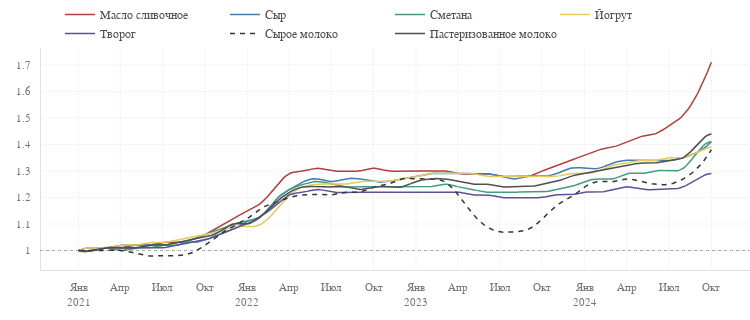

Source (notebook cell):
### Code cell
fig = go.Figure(layout=dict(width=750, height=320))

# масло
fig.add_trace(
    go.Scatter(
        x=smoothed(normalized_by_first(butter).round(2), datetime_index=True).index,
        y=smoothed(normalized_by_first(butter).round(2),  datetime_index=True).values.ravel(),
        mode='lines', line_color=palette_pl[1], hoverinfo='skip',
        name='Масло сливочное'))
fig.add_trace(
    go.Scatter(
        x=normalized_by_first(butter).round(2).index,
        y=normalized_by_first(butter).round(2).values.ravel(),
        marker=dict(opacity=0, size=5),
        mode='markers', line_color=palette_pl[1], showlegend=False,
        name='Масло сливочное'))
# сыр
fig.add_trace(
    go.Scatter(
        x=smoothed(normalized_by_first(cheese).round(2), datetime_index=True).index,
        y=smoothed(normalized_by_first(cheese).round(2),  datetime_index=True).values.ravel(),
        mode='lines', line_color=palette_pl[2], hoverinfo='skip',
        name='Сыр'))
fig.add_trace(
    go.Scatter(
        x=normalized_by_first(cheese).round(2).index,
        y=normalized_by_first(cheese).round(2).values.ravel(),
        marker=dict(opacity=0, size=5),
        mode='markers', line_color=palette_pl[2], showlegend=False,
        name='Сыр'))
# Сметана
fig.add_trace(
    go.Scatter(
        x=smoothed(normalized_by_first(sour_cream).round(2), datetime_index=True).index,
        y=smoothed(normalized_by_first(sour_cream).round(2),  datetime_index=True).values.ravel(),
        mode='lines', line_color=palette_pl[3], hoverinfo='skip',
        name='Сметана'))
fig.add_trace(
    go.Scatter(
        x=normalized_by_first(sour_cream).round(2).index,
        y=normalized_by_first(sour_cream).round(2).values.ravel(),
        marker=dict(opacity=0, size=5),
        mode='markers', line_color=palette_pl[3], showlegend=False,
        name='Сметана'))
# Йогрут
fig.add_trace(
    go.Scatter(
        x=smoothed(normalized_by_first(jogurt).round(2), datetime_index=True).index,
        y=smoothed(normalized_by_first(jogurt).round(2),  datetime_index=True).values.ravel(),
        mode='lines', line_color=palette_pl[4], hoverinfo='skip',
        name='Йогрут'))
fig.add_trace(
    go.Scatter(
        x=normalized_by_first(jogurt).round(2).index,
        y=normalized_by_first(jogurt).round(2).values.ravel(),
        marker=dict(opacity=0, size=5),
        mode='markers', line_color=palette_pl[4], showlegend=False,
        name='Йогрут'))
# Творог
fig.add_trace(
    go.Scatter(
        x=smoothed(normalized_by_first(cottage_cheese).round(2), datetime_index=True).index,
        y=smoothed(normalized_by_first(cottage_cheese).round(2),  datetime_index=True).values.ravel(),
        mode='lines', line_color=palette_pl[7], hoverinfo='skip',
        name='Творог'))
fig.add_trace(
    go.Scatter(
        x=normalized_by_first(cottage_cheese).round(2).index,
        y=normalized_by_first(cottage_cheese).round(2).values.ravel(),
        marker=dict(opacity=0, size=5),
        mode='markers', line_color=palette_pl[7], showlegend=False,
        name='Творог'))
# молоко сырое
fig.add_trace(
    go.Scatter(
        x=smoothed(normalized_by_first(milk_raw).round(2), datetime_index=True).index,
        y=smoothed(normalized_by_first(milk_raw).round(2),  datetime_index=True).values.ravel(),
        mode='lines', line_color=palette_pl[-5], line_dash='5px', hoverinfo='skip',
        name='Сырое молоко'))
fig.add_trace(
    go.Scatter(
        x=normalized_by_first(milk_raw).round(2).index,
        y=normalized_by_first(milk_raw).round(2).values.ravel(),
        marker=dict(opacity=0, size=5),
        mode='markers', line_color=palette_pl[-5], showlegend=False,
        name='Сырое молоко'))
# Пастеризованное молоко
fig.add_trace(
    go.Scatter(
        x=smoothed(normalized_by_first(milk).round(2), datetime_index=True).index,
        y=smoothed(normalized_by_first(milk).round(2),  datetime_index=True).values.ravel(),
        mode='lines', line_color=palette_pl[0], hoverinfo='skip',
        name='Пастеризованное молоко'))
fig.add_trace(
    go.Scatter(
        x=normalized_by_first(milk).round(2).index,
        y=normalized_by_first(milk).round(2).values.ravel(),
        marker=dict(opacity=0, size=5),
        mode='markers', line_color=palette_pl[0], showlegend=False,
        name='Пастеризованное молоко'))

fig.update_xaxes(dtick='M3', tickformat="%b<br>%Y", labelalias=xtickaliases)
fig.update_yaxes(dtick=0.1)
fig.update_layout(legend=dict(entrywidth=100, entrywidthmode='pixels'))

pl_hline(1)

fig.show(config=config)
pl_savefig(figure=fig, name='price-milk-products', path=path_save_img, config=config, fmt='html')

### Figure 1 — Plotly figure (JSON) as saved in the notebook; plotly's stock layout.template omitted (floating-point values rounded to 4 significant figures; data arrays with more than 128 entries replaced by an {"elided": "..."} marker saying what was removed)
{"data": [{"hoverinfo": "skip", "line": {"color": "#AF403D"}, "mode": "lines", "name": "Масло сливочное", "type": "scatter", "x": {"elided": "300 str values"}, "y": {"elided": "300 float values"}}, {"line": {"color": "#AF403D"}, "marker": {"opacity": 0, "size": 5}, "mode": "markers", "name": "Масло сливочное", "showlegend": false, "type": "scatter", "x": ["2021-01-01T00:00:00", "2021-02-01T00:00:00", "2021-03-01T00:00:00", "2021-04-01T00:00:00", "2021-05-01T00:00:00", "2021-06-01T00:00:00", "2021-07-01T00:00:00", "2021-08-01T00:00:00", "2021-09-01T00:00:00", "2021-10-01T00:00:00", "2021-11-01T00:00:00", "2021-12-01T00:00:00", "2022-01-01T00:00:00", "2022-02-01T00:00:00", "2022-03-01T00:00:00", "2022-04-01T00:00:00", "2022-05-01T00:00:00", "2022-06-01T00:00:00", "2022-07-01T00:00:00", "2022-08-01T00:00:00", "2022-09-01T00:00:00", "2022-10-01T00:00:00", "2022-11-01T00:00:00", "2022-12-01T00:00:00", "2023-01-01T00:00:00", "2023-02-01T00:00:00", "2023-03-01T00:00:00", "2023-04-01T00:00:00", "2023-05-01T00:00:00", "2023-06-01T00:00:00", "2023-07-01T00:00:00", "2023-08-01T00:00:00", "2023-09-01T00:00:00", "2023-10-01T00:00:00", "2023-11-01T00:00:00", "2023-12-01T00:00:00", "2024-01-01T00:00:00", "2024-02-01T00:00:00", "2024-03-01T00:00:00", "2024-04-01T00:00:00", "2024-05-01T00:00:00", "2024-06-01T00:00:00", "2024-07-01T00:00:00", "2024-08-01T00:00:00", "2024-09-01T00:00:00", "2024-10-01T00:00:00"], "y": [1, 1, 1.01, 1.01, 1.02, 1.02, 1.03, 1.03, 1.04, 1.06, 1.09, 1.12, 1.15, 1.18, 1.24, 1.29, 1.3, 1.31, 1.3, 1.3, 1.3, 1.31, 1.3, 1.3, 1.3, 1.3, 1.3, 1.29, 1.29, 1.29, 1.28, 1.28, 1.28, 1.3, 1.32, 1.34, 1.36, 1.38, 1.39, 1.41, 1.43, 1.44, 1.47, 1.51, 1.59, 1.71]}, {"hoverinfo": "skip", "line": {"color": "#417CAC"}, "mode": "lines", "name": "Сыр", "type": "scatter", "x": {"elided": "300 str values"}, "y": {"elided": "300 float values"}}, {"line": {"color": "#417CAC"}, "marker": {"opacity": 0, "size": 5}, "mode": "markers", "name": "Сыр", "showlegend": false, "type": "scatter", "x": ["2021-01-01T00:00:00", "2021-02-01T00:00:00", "2021-03-01T00:00:00", "2021-04-01T00:00:00", "2021-05-01T00:00:00", "2021-06-01T00:00:00", "2021-07-01T00:00:00", "2021-08-01T00:00:00", "2021-09-01T00:00:00", "2021-10-01T00:00:00", "2021-11-01T00:00:00", "2021-12-01T00:00:00", "2022-01-01T00:00:00", "2022-02-01T00:00:00", "2022-03-01T00:00:00", "2022-04-01T00:00:00", "2022-05-01T00:00:00", "2022-06-01T00:00:00", "2022-07-01T00:00:00", "2022-08-01T00:00:00", "2022-09-01T00:00:00", "2022-10-01T00:00:00", "2022-11-01T00:00:00", "2022-12-01T00:00:00", "2023-01-01T00:00:00", "2023-02-01T00:00:00", "2023-03-01T00:00:00", "2023-04-01T00:00:00", "2023-05-01T00:00:00", "2023-06-01T00:00:00", "2023-07-01T00:00:00", "2023-08-01T00:00:00", "2023-09-01T00:00:00", "2023-10-01T00:00:00", "2023-11-01T00:00:00", "2023-12-01T00:00:00", "2024-01-01T00:00:00", "2024-02-01T00:00:00", "2024-03-01T00:00:00", "2024-04-01T00:00:00", "2024-05-01T00:00:00", "2024-06-01T00:00:00", "2024-07-01T00:00:00", "2024-08-01T00:00:00", "2024-09-01T00:00:00", "2024-10-01T00:00:00"], "y": [1, 1.01, 1.01, 1.02, 1.02, 1.02, 1.02, 1.03, 1.03, 1.04, 1.06, 1.08, 1.11, 1.13, 1.19, 1.23, 1.26, 1.27, 1.26, 1.27, 1.27, 1.26, 1.26, 1.27, 1.28, 1.29, 1.29, 1.29, 1.29, 1.29, 1.28, 1.27, 1.28, 1.28, 1.29, 1.31, 1.31, 1.31, 1.33, 1.34, 1.34, 1.34, 1.34, 1.35, 1.37, 1.41]}, {"hoverinfo": "skip", "line": {"color": "#429C7F"}, "mode": "lines", "name": "Сметана", "type": "scatter", "x": {"elided": "300 str values"}, "y": {"elided": "300 float values"}}, {"line": {"color": "#429C7F"}, "marker": {"opacity": 0, "size": 5}, "mode": "markers", "name": "Сметана", "showlegend": false, "type": "scatter", "x": ["2021-01-01T00:00:00", "2021-02-01T00:00:00", "2021-03-01T00:00:00", "2021-04-01T00:00:00", "2021-05-01T00:00:00", "2021-06-01T00:00:00", "2021-07-01T00:00:00", "2021-08-01T00:00:00", "2021-09-01T00:00:00", "2021-10-01T00:00:00", "2021-11-01T00:00:00", "2021-12-01T00:00:00", "2022-01-01T00:00:00", "2022-02-01T00:00:00", "2022-03-01T00:00:00", "2022-04-01T00:00:00", "2022-05-01T00:00:00", "2022-06-01T00:00:00", "2022-07-01T00:00:00", "2022-08-01T00:00:00", "2022-09-01T00:00:00", "2022-10-01T00:00:00", "2022-11-01T00:00:00", "2022-12-01T00:00:00", "2023-01-01T00:00:00", "2023-02-01T00:00:00", "2023-03-01T00:00:00", "2023-04-01T00:00:00", "2023-05-01T00:00:00", "2023-06-01T00:00:00", "2023-07-01T00:00:00", "2023-08-01T00:00:00", "2023-09-01T00:00:00", "2023-10-01T00:00:00", "2023-11-01T00:00:00", "2023-12-01T00:00:00", "2024-01-01T00:00:00", "2024-02-01T00:00:00", "2024-03-01T00:00:00", "2024-04-01T00:00:00", "2024-05-01T00:00:00", "2024-06-01T00:00:00", "2024-07-01T00:00:00", "2024-08-01T00:00:00", "2024-09-01T00:00:00", "2024-10-01T00:00:00"], "y": [1, 1, 1.01, 1, 1.01, 1.01, 1.02, 1.02, 1.04, 1.06, 1.08, 1.1, 1.11, 1.13, 1.19, 1.23, 1.25, 1.26, 1.25, 1.24, 1.24, 1.24, 1.24, 1.24, 1.24, 1.24, 1.25, 1.24, 1.23, 1.22, 1.22, 1.22, 1.22, 1.22, 1.23, 1.24, 1.26, 1.27, 1.27, 1.29, 1.29, 1.3, 1.3, 1.31, 1.37, 1.41]}, {"hoverinfo": "skip", "line": {"color": "#E3CB5F"}, "mode": "lines", "name": "Йогрут", "type": "scatter", "x": {"elided": "300 str values"}, "y": {"elided": "300 float values"}}, {"line": {"color": "#E3CB5F"}, "marker": {"opacity": 0, "size": 5}, "mode": "markers", "name": "Йогрут", "showlegend": false, "type": "scatter", "x": ["2021-01-01T00:00:00", "2021-02-01T00:00:00", "2021-03-01T00:00:00", "2021-04-01T00:00:00", "2021-05-01T00:00:00", "2021-06-01T00:00:00", "2021-07-01T00:00:00", "2021-08-01T00:00:00", "2021-09-01T00:00:00", "2021-10-01T00:00:00", "2021-11-01T00:00:00", "2021-12-01T00:00:00", "2022-01-01T00:00:00", "2022-02-01T00:00:00", "2022-03-01T00:00:00", "2022-04-01T00:00:00", "2022-05-01T00:00:00", "2022-06-01T00:00:00", "2022-07-01T00:00:00", "2022-08-01T00:00:00", "2022-09-01T00:00:00", "2022-10-01T00:00:00", "2022-11-01T00:00:00", "2022-12-01T00:00:00", "2023-01-01T00:00:00", "2023-02-01T00:00:00", "2023-03-01T00:00:00", "2023-04-01T00:00:00", "2023-05-01T00:00:00", "2023-06-01T00:00:00", "2023-07-01T00:00:00", "2023-08-01T00:00:00", "2023-09-01T00:00:00", "2023-10-01T00:00:00", "2023-11-01T00:00:00", "2023-12-01T00:00:00", "2024-01-01T00:00:00", "2024-02-01T00:00:00", "2024-03-01T00:00:00", "2024-04-01T00:00:00", "2024-05-01T00:00:00", "2024-06-01T00:00:00", "2024-07-01T00:00:00", "2024-08-01T00:00:00", "2024-09-01T00:00:00", "2024-10-01T00:00:00"], "y": [1, 1.01, 1.01, 1.02, 1.02, 1.03, 1.03, 1.04, 1.05, 1.06, 1.07, 1.09, 1.09, 1.1, 1.15, 1.21, 1.24, 1.25, 1.25, 1.25, 1.26, 1.26, 1.26, 1.27, 1.28, 1.29, 1.29, 1.29, 1.29, 1.28, 1.28, 1.28, 1.28, 1.28, 1.28, 1.29, 1.29, 1.3, 1.32, 1.33, 1.34, 1.34, 1.35, 1.35, 1.37, 1.39]}, {"hoverinfo": "skip", "line": {"color": "#595299"}, "mode": "lines", "name": "Творог", "type": "scatter", "x": {"elided": "300 str values"}, "y": {"elided": "300 float values"}}, {"line": {"color": "#595299"}, "marker": {"opacity": 0, "size": 5}, "mode": "markers", "name": "Творог", "showlegend": false, "type": "scatter", "x": ["2021-01-01T00:00:00", "2021-02-01T00:00:00", "2021-03-01T00:00:00", "2021-04-01T00:00:00", "2021-05-01T00:00:00", "2021-06-01T00:00:00", "2021-07-01T00:00:00", "2021-08-01T00:00:00", "2021-09-01T00:00:00", "2021-10-01T00:00:00", "2021-11-01T00:00:00", "2021-12-01T00:00:00", "2022-01-01T00:00:00", "2022-02-01T00:00:00", "2022-03-01T00:00:00", "2022-04-01T00:00:00", "2022-05-01T00:00:00", "2022-06-01T00:00:00", "2022-07-01T00:00:00", "2022-08-01T00:00:00", "2022-09-01T00:00:00", "2022-10-01T00:00:00", "2022-11-01T00:00:00", "2022-12-01T00:00:00", "2023-01-01T00:00:00", "2023-02-01T00:00:00", "2023-03-01T00:00:00", "2023-04-01T00:00:00", "2023-05-01T00:00:00", "2023-06-01T00:00:00", "2023-07-01T00:00:00", "2023-08-01T00:00:00", "2023-09-01T00:00:00", "2023-10-01T00:00:00", "2023-11-01T00:00:00", "2023-12-01T00:00:00", "2024-01-01T00:00:00", "2024-02-01T00:00:00", "2024-03-01T00:00:00", "2024-04-01T00:00:00", "2024-05-01T00:00:00", "2024-06-01T00:00:00", "2024-07-01T00:00:00", "2024-08-01T00:00:00", "2024-09-01T00:00:00", "2024-10-01T00:00:00"], "y": [1, 1, 1.01, 1.01, 1.01, 1.01, 1.01, 1.02, 1.03, 1.04, 1.06, 1.08, 1.1, 1.13, 1.17, 1.21, 1.22, 1.23, 1.22, 1.22, 1.22, 1.22, 1.22, 1.22, 1.22, 1.22, 1.22, 1.22, 1.21, 1.21, 1.2, 1.2, 1.2, 1.2, 1.21, 1.21, 1.22, 1.22, 1.23, 1.24, 1.23, 1.23, 1.23, 1.24, 1.27, 1.29]}, {"hoverinfo": "skip", "line": {"color": "#353535", "dash": "5px"}, "mode": "lines", "name": "Сырое молоко", "type": "scatter", "x": {"elided": "300 str values"}, "y": {"elided": "300 float values"}}, {"line": {"color": "#353535"}, "marker": {"opacity": 0, "size": 5}, "mode": "markers", "name": "Сырое молоко", "showlegend": false, "type": "scatter", "x": ["2021-01-01T00:00:00", "2021-02-01T00:00:00", "2021-03-01T00:00:00", "2021-04-01T00:00:00", "2021-05-01T00:00:00", "2021-06-01T00:00:00", "2021-07-01T00:00:00", "2021-08-01T00:00:00", "2021-09-01T00:00:00", "2021-10-01T00:00:00", "2021-11-01T00:00:00", "2021-12-01T00:00:00", "2022-01-01T00:00:00", "2022-02-01T00:00:00", "2022-03-01T00:00:00", "2022-04-01T00:00:00", "2022-05-01T00:00:00", "2022-06-01T00:00:00", "2022-07-01T00:00:00", "2022-08-01T00:00:00", "2022-09-01T00:00:00", "2022-10-01T00:00:00", "2022-11-01T00:00:00", "2022-12-01T00:00:00", "2023-01-01T00:00:00", "2023-02-01T00:00:00", "2023-03-01T00:00:00", "2023-04-01T00:00:00", "2023-05-01T00:00:00", "2023-06-01T00:00:00", "2023-07-01T00:00:00", "2023-08-01T00:00:00", "2023-09-01T00:00:00", "2023-10-01T00:00:00", "2023-11-01T00:00:00", "2023-12-01T00:00:00", "2024-01-01T00:00:00", "2024-02-01T00:00:00", "2024-03-01T00:00:00", "2024-04-01T00:00:00", "2024-05-01T00:00:00", "2024-06-01T00:00:00", "2024-07-01T00:00:00", "2024-08-01T00:00:00", "2024-09-01T00:00:00", "2024-10-01T00:00:00"], "y": [1, 1, 1, 1, 0.99, 0.98, 0.98, 0.98, 0.99, 1.02, 1.06, 1.09, 1.12, 1.16, 1.18, 1.2, 1.21, 1.21, 1.21, 1.22, 1.22, 1.24, 1.25, 1.27, 1.27, 1.27, 1.26, 1.21, 1.14, 1.09, 1.07, 1.07, 1.08, 1.12, 1.17, 1.2, 1.24, 1.26, 1.26, 1.27, 1.26, 1.25, 1.25, 1.27, 1.31, 1.38]}, {"hoverinfo": "skip", "line": {"color": "#4F4F4F"}, "mode": "lines", "name": "Пастеризованное молоко", "type": "scatter", "x": {"elided": "300 str values"}, "y": {"elided": "300 float values"}}, {"line": {"color": "#4F4F4F"}, "marker": {"opacity": 0, "size": 5}, "mode": "markers", "name": "Пастеризованное молоко", "showlegend": false, "type": "scatter", "x": ["2021-01-01T00:00:00", "2021-02-01T00:00:00", "2021-03-01T00:00:00", "2021-04-01T00:00:00", "2021-05-01T00:00:00", "2021-06-01T00:00:00", "2021-07-01T00:00:00", "2021-08-01T00:00:00", "2021-09-01T00:00:00", "2021-10-01T00:00:00", "2021-11-01T00:00:00", "2021-12-01T00:00:00", "2022-01-01T00:00:00", "2022-02-01T00:00:00", "2022-03-01T00:00:00", "2022-04-01T00:00:00", "2022-05-01T00:00:00", "2022-06-01T00:00:00", "2022-07-01T00:00:00", "2022-08-01T00:00:00", "2022-09-01T00:00:00", "2022-10-01T00:00:00", "2022-11-01T00:00:00", "2022-12-01T00:00:00", "2023-01-01T00:00:00", "2023-02-01T00:00:00", "2023-03-01T00:00:00", "2023-04-01T00:00:00", "2023-05-01T00:00:00", "2023-06-01T00:00:00", "2023-07-01T00:00:00", "2023-08-01T00:00:00", "2023-09-01T00:00:00", "2023-10-01T00:00:00", "2023-11-01T00:00:00", "2023-12-01T00:00:00", "2024-01-01T00:00:00", "2024-02-01T00:00:00", "2024-03-01T00:00:00", "2024-04-01T00:00:00", "2024-05-01T00:00:00", "2024-06-01T00:00:00", "2024-07-01T00:00:00", "2024-08-01T00:00:00", "2024-09-01T00:00:00", "2024-10-01T00:00:00"], "y": [1, 1, 1.01, 1.01, 1.01, 1.02, 1.02, 1.03, 1.04, 1.05, 1.07, 1.1, 1.1, 1.13, 1.18, 1.22, 1.24, 1.24, 1.24, 1.24, 1.23, 1.24, 1.24, 1.24, 1.26, 1.27, 1.27, 1.26, 1.25, 1.25, 1.24, 1.24, 1.24, 1.25, 1.26, 1.28, 1.29, 1.3, 1.31, 1.32, 1.33, 1.33, 1.34, 1.35, 1.4, 1.44]}], "layout": {"height": 320, "legend": {"entrywidth": 100, "entrywidthmode": "pixels"}, "shapes": [{"line": {"color": "black", "dash": "3px", "width": 1}, "opacity": 0.3, "type": "line", "x0": 0, "x1": 1, "xref": "x domain", "y0": 1, "y1": 1, "yref": "y"}], "width": 750, "xaxis": {"dtick": "M3", "labelalias": {"Apr<br>2021": "Апр", "Apr<br>2022": "Апр", "Apr<br>2023": "Апр", "Apr<br>2024": "Апр", "Aug<br>2021": "Авг", "Aug<br>2022": "Авг", "Aug<br>2023": "Авг", "Aug<br>2024": "Авг", "Dec<br>2021": "Дек", "Dec<br>2022": "Дек", "Dec<br>2023": "Дек", "Dec<br>2024": "Дек", "Feb<br>2021": "Фев", "Feb<br>2022": "Фев", "Feb<br>2023": "Фев", "Feb<br>2024": "Фев", "Jan<br>2021": "Янв<br>2021", "Jan<br>2022": "Янв<br>2022", "Jan<br>2023": "Янв<br>2023", "Jan<br>2024": "Янв<br>2024", "Jul<br>2021": "Июл", "Jul<br>2022": "Июл", "Jul<br>2023": "Июл", "Jul<br>2024": "Июл", "Jun<br>2021": "Июн", "Jun<br>2022": "Июн", "Jun<br>2023": "Июн", "Jun<br>2024": "Июн", "Mar<br>2021": "Мар", "Mar<br>2022": "Мар", "Mar<br>2023": "Мар", "Mar<br>2024": "Мар", "May<br>2021": "Май", "May<br>2022": "Май", "May<br>2023": "Май", "May<br>2024": "Май", "Nov<br>2021": "Ноя", "Nov<br>2022": "Ноя", "Nov<br>2023": "Ноя", "Nov<br>2024": "Ноя", "Oct<br>2021": "Окт", "Oct<br>2022": "Окт", "Oct<br>2023": "Окт", "Oct<br>2024": "Окт", "Sep<br>2021": "Сен", "Sep<br>2022": "Сен", "Sep<br>2023": "Сен", "Sep<br>2024": "Сен"}, "tickformat": "%b<br>%Y"}, "yaxis": {"dtick": 0.1}}}
